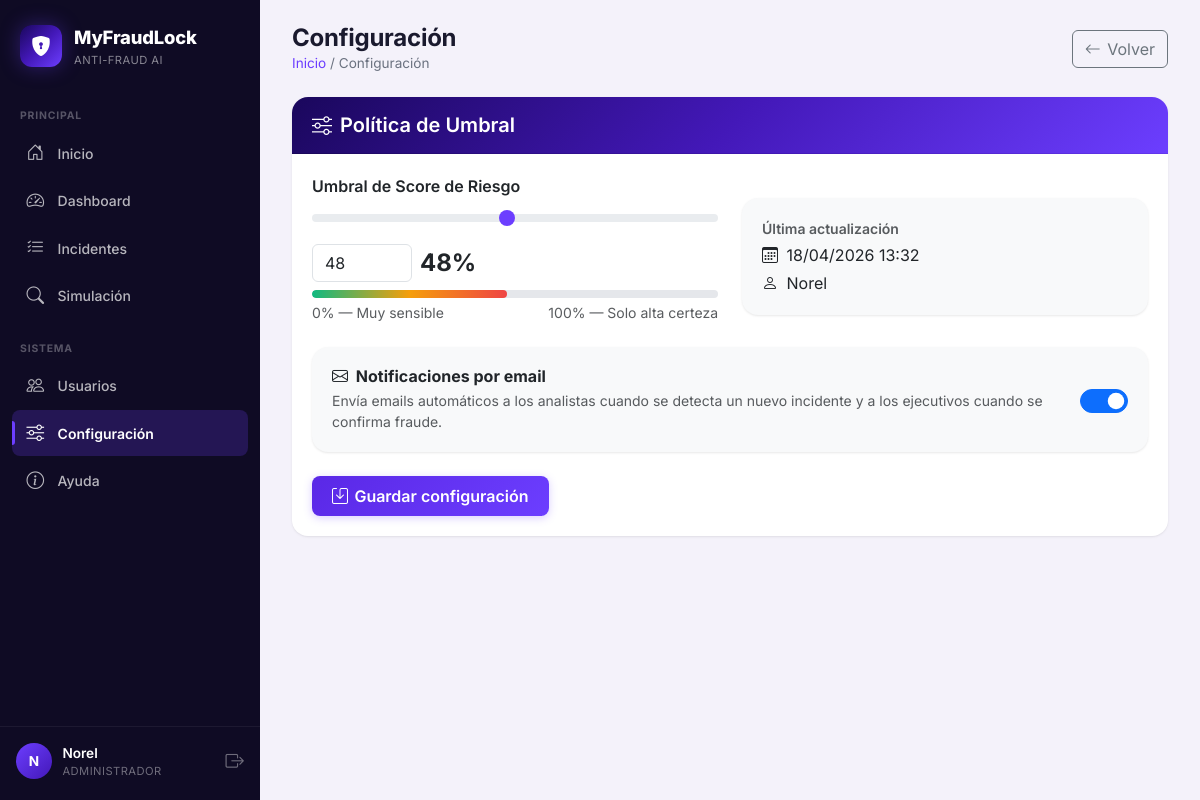
The page /api/configuracion-front/ (signed in) on the database as committed earlier.
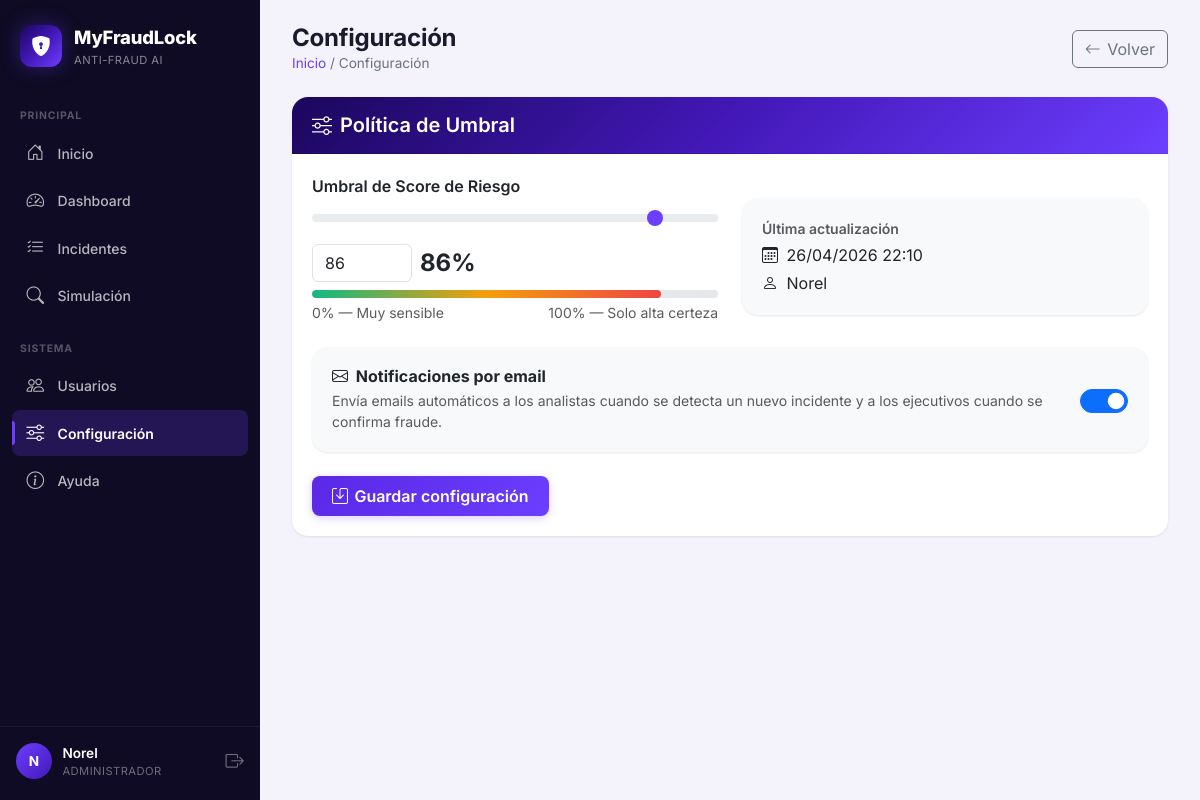
The same page on the database as committed later.
### api/models.py (models this page shows, shortened)
class Configuracion(models.Model):
    umbral_score = models.IntegerField(default=70)
    notificaciones_email = models.BooleanField(
        default=True,
        help_text="Enviar emails cuando se detecta fraude",
    )
    actualizado_en = models.DateTimeField(auto_now=True)
    actualizado_por = models.ForeignKey(
        'Usuario', on_delete=models.SET_NULL, null=True, blank=True
    )

class Usuario(models.Model):
    class Roles(models.TextChoices):
        ADMIN = 'ADMIN', 'Administrador'
        ANALISTA = 'ANALISTA', 'Analista de Fraude'
        GERENTE = 'GERENTE', 'Gerente (solo lectura)'
    id_usuario = models.AutoField(primary_key=True)
    username = models.CharField(max_length=100, unique=True)
    email = models.EmailField(unique=True)
    password = models.CharField(max_length=128)  # almacena hash
    telefono = models.CharField(max_length=15, null=True, blank=True)
    activo = models.BooleanField(default=True)
    rol = models.CharField(
        max_length=15,
        choices=Roles.choices,
        default=Roles.ANALISTA,
        db_index=True,
    )

### api/views.py (the view, shortened to what this page needs)
# urls.py: path('configuracion-front/', configuracion_front, name='configuracion_front'),
@usuario_login_required
@require_roles('GERENTE')
def configuracion_front(request):
    config, _ = Configuracion.objects.get_or_create(id=1)
    return render(
        request,
        "api/configuracion.html",
        {"config": config},
    )

### api/context_processors.py (called while the page is built)
def current_usuario(request):
    uid = request.session.get('usuario_id')
    usuario = None
    if uid:
        try:
            usuario = Usuario.objects.get(pk=uid, activo=True)
        except Usuario.DoesNotExist:
            pass
    return {"current_usuario": usuario}

### templates/api/configuracion.html (shortened to what this page needs)
{% extends "api/base.html" %}
{% block content %}
<div class="page-head animate-in">
    <div>
        <h1>Configuración</h1>
        <div class="breadcrumbs"><a href="{% url 'inicio' %}">Inicio</a> / Configuración</div>
    </div>
    <a href="{% url 'dashboard' %}" class="btn btn-outline-secondary btn-icon" data-back>
        <i class="bi bi-arrow-left"></i> Volver
    </a>
</div>
<div class="card animate-in delay-1">
    <div class="card-header card-brand-header"><h5 class="mb-0"><i class="bi bi-sliders me-2"></i>Política de Umbral</h5></div>
    <div class="card-body">
        <form method="post" class="row g-4">
            <div class="col-md-6">
                <label for="umbral_score" class="form-label fw-semibold">Umbral de Score de Riesgo</label>
                <div class="slider-wrap">
                    <input type="range" class="form-range" id="umbral_range" min="0" max="100"
                           value="{{ config.umbral_score }}" oninput="syncSlider(this.value)">
                    <div class="d-flex align-items-center gap-2 mt-2">
                        <input type="number" class="form-control" id="umbral_score" name="umbral_score"
                               value="{{ config.umbral_score }}" min="0" max="100" required
                               style="max-width:100px;" oninput="syncInput(this.value)">
                        <span class="fw-bold" style="font-size:1.5rem;" id="umbralDisplay">{{ config.umbral_score }}%</span>
                    </div>
                </div>
                <div class="umbral-bar mt-2">
                    <div class="umbral-fill" id="umbralFill" style="width:{{ config.umbral_score }}%"></div>
                </div>
                <div class="d-flex justify-content-between mt-1">
                    <small class="text-muted">0% — Muy sensible</small>
                    <small class="text-muted">100% — Solo alta certeza</small>
                </div>
            </div>
            <div class="col-md-6">
                <div class="card mt-4" style="background:#f8f9fa;">
                    <div class="card-body">
                        <p class="text-muted mb-1 small fw-semibold">Última actualización</p>
                        <p class="mb-1">
                            <i class="bi bi-calendar3 me-1"></i>
                            {{ config.actualizado_en|date:"d/m/Y H:i" }}
                        </p>
                        <p class="mb-0">
                            <i class="bi bi-person me-1"></i>
                            {{ config.actualizado_por.username|default:"—" }}
                        </p>
                    </div>
                </div>
            </div>
            <div class="col-12">
                <div class="card" style="background:#f8f9fa;">
                    <div class="card-body d-flex align-items-center justify-content-between">
                        <div>
                            <h6 class="mb-1 fw-bold"><i class="bi bi-envelope me-1"></i> Notificaciones por email</h6>
                            <p class="text-muted mb-0 small">
                                Envía emails automáticos a los analistas cuando se detecta un nuevo incidente
                                y a los ejecutivos cuando se confirma fraude.
                            </p>
                        </div>
                        <div class="form-check form-switch ms-3">
                            <input class="form-check-input" type="checkbox" role="switch"
                                   id="notificaciones_email" name="notificaciones_email"
                                   {% if config.notificaciones_email %}checked{% endif %}
                                   style="width:3rem; height:1.5rem;">
                        </div>
                    </div>
                </div>
            </div>
            <div class="col-12">
                <button type="submit" class="btn btn-brand btn-icon">
                    <i class="bi bi-save"></i> Guardar configuración
                </button>
            </div>
        </form>
    </div>
</div>
{% endblock %}

Rows that differ between the two databases and show on the page:
changed Configuracion "Norel": umbral_score "48" → "86"; actualizado_en "18/04/2026 13:32" → "26/04/2026 22:10"
